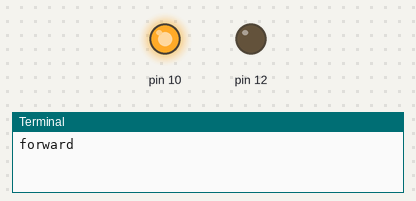
Simulated run of this program. Board: Raspberry Pi (header pin numbers). On the bench: output pins drawn as LEDs (lit = HIGH), the last lines printed to the terminal. At 10.0 s the program stops and its outputs stay as they are.

Above: at 0.1 s.
At 5.1 s:
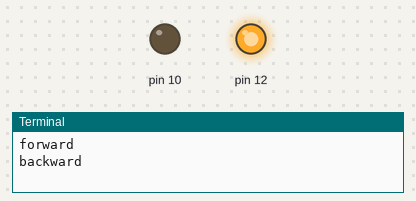
At 10.1 s:
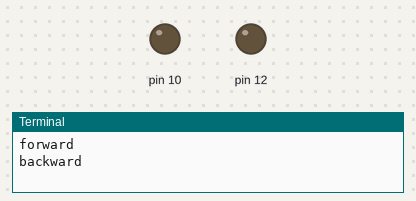
Timing chart, 0 to 11.5 s (numbered marks = the images above):
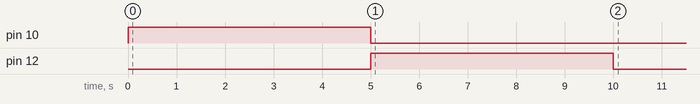

The program:

tes_motor_pwm.py
```python
import RPi.GPIO as GPIO
from time import sleep

def init():
	GPIO.setmode(GPIO.BOARD)
	GPIO.setup(10, GPIO.OUT)
	GPIO.setup(12, GPIO.OUT)

def forward(t):
	init()
	GPIO.output(10,True)
	GPIO.output(12,False)
	sleep(t)
	GPIO.cleanup()

def backward(t):
	init()
	GPIO.output(10, False)
	GPIO.output(12, True)
	sleep(t)
	GPIO.cleanup()


print("forward")
forward(5)
print("backward")
backward(5)
```

Measured:
- by itself, pin 10: LOW → HIGH at 0.00 s, → LOW 5.0 s later
- by itself, pin 12: LOW → HIGH at 5.0 s, → LOW 5.0 s later
